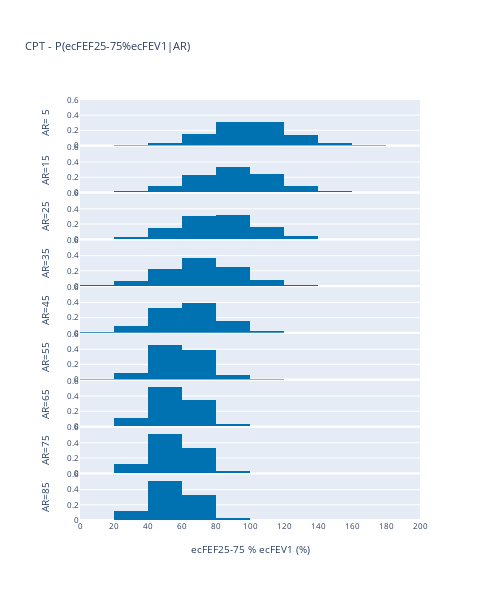

Notebook source saved alongside this figure:
### Code cell
fig.show()

### Figure 1 — Plotly figure (JSON) as saved in the notebook; plotly's stock layout.template omitted (floating-point values rounded to 4 significant figures)
{"data": [{"histfunc": "sum", "marker": {"color": "#0072b2"}, "type": "histogram", "x": [0, 20, 40, 60, 80, 100, 120, 140, 160, 180], "xaxis": "x", "xbins": {"end": 200, "size": 20, "start": 0}, "y": [0.0003001, 0.00483, 0.03896, 0.1569, 0.3126, 0.3052, 0.1445, 0.03295, 0.003606, 0.0001897], "yaxis": "y"}, {"histfunc": "sum", "marker": {"color": "#0072b2"}, "type": "histogram", "x": [0, 20, 40, 60, 80, 100, 120, 140, 160, 180], "xaxis": "x2", "xbins": {"end": 200, "size": 20, "start": 0}, "y": [0.001114, 0.01355, 0.08036, 0.2337, 0.3351, 0.2374, 0.08312, 0.01436, 0.001221, 5.087e-05], "yaxis": "y2"}, {"histfunc": "sum", "marker": {"color": "#0072b2"}, "type": "histogram", "x": [0, 20, 40, 60, 80, 100, 120, 140, 160, 180], "xaxis": "x3", "xbins": {"end": 200, "size": 20, "start": 0}, "y": [0.003262, 0.03175, 0.1444, 0.3099, 0.3161, 0.1542, 0.03607, 0.004055, 0.000219, 5.672e-06], "yaxis": "y3"}, {"histfunc": "sum", "marker": {"color": "#0072b2"}, "type": "histogram", "x": [0, 20, 40, 60, 80, 100, 120, 140, 160, 180], "xaxis": "x4", "xbins": {"end": 200, "size": 20, "start": 0}, "y": [0.007007, 0.06172, 0.2296, 0.3647, 0.2507, 0.07553, 0.01009, 0.0006047, 1.634e-05, 1.99e-07], "yaxis": "y4"}, {"histfunc": "sum", "marker": {"color": "#0072b2"}, "type": "histogram", "x": [0, 20, 40, 60, 80, 100, 120, 140, 160, 180], "xaxis": "x5", "xbins": {"end": 200, "size": 20, "start": 0}, "y": [0.007272, 0.08598, 0.3281, 0.3969, 0.158, 0.0224, 0.001221, 2.631e-05, 2.206e-07, 7.018e-10], "yaxis": "y5"}, {"histfunc": "sum", "marker": {"color": "#0072b2"}, "type": "histogram", "x": [0, 20, 40, 60, 80, 100, 120, 140, 160, 180], "xaxis": "x6", "xbins": {"end": 200, "size": 20, "start": 0}, "y": [0.002886, 0.09042, 0.4556, 0.3902, 0.05924, 0.001681, 9.724e-06, 1.137e-08, 2.482e-12, 9.613e-17], "yaxis": "y6"}, {"histfunc": "sum", "marker": {"color": "#0072b2"}, "type": "histogram", "x": [0, 20, 40, 60, 80, 100, 120, 140, 160, 180], "xaxis": "x7", "xbins": {"end": 200, "size": 20, "start": 0}, "y": [0.002494, 0.104, 0.5198, 0.3443, 0.0291, 0.0002758, 2.743e-07, 2.935e-11, 3.623e-16, 5.313e-22], "yaxis": "y7"}, {"histfunc": "sum", "marker": {"color": "#0072b2"}, "type": "histogram", "x": [0, 20, 40, 60, 80, 100, 120, 140, 160, 180], "xaxis": "x8", "xbins": {"end": 200, "size": 20, "start": 0}, "y": [0.003582, 0.1164, 0.5122, 0.3357, 0.03175, 0.0003849, 5.418e-07, 8.375e-11, 1.381e-15, 2.39e-21], "yaxis": "y8"}, {"histfunc": "sum", "marker": {"color": "#0072b2"}, "type": "histogram", "x": [0, 20, 40, 60, 80, 100, 120, 140, 160, 180], "xaxis": "x9", "xbins": {"end": 200, "size": 20, "start": 0}, "y": [0.003582, 0.1164, 0.5122, 0.3357, 0.03175, 0.0003849, 5.418e-07, 8.375e-11, 1.381e-15, 2.39e-21], "yaxis": "y9"}], "layout": {"font": {"size": 8}, "height": 600, "showlegend": false, "title": {"text": "CPT - P(ecFEF25-75%ecFEV1|AR)"}, "width": 500, "xaxis": {"anchor": "y", "domain": [0, 1], "matches": "x9", "nticks": 20, "range": [0, 200], "showticklabels": false, "title": {}}, "xaxis2": {"anchor": "y2", "domain": [0, 1], "matches": "x9", "nticks": 20, "range": [0, 200], "showticklabels": false, "title": {}}, "xaxis3": {"anchor": "y3", "domain": [0, 1], "matches": "x9", "nticks": 20, "range": [0, 200], "showticklabels": false, "title": {}}, "xaxis4": {"anchor": "y4", "domain": [0, 1], "matches": "x9", "nticks": 20, "range": [0, 200], "showticklabels": false, "title": {}}, "xaxis5": {"anchor": "y5", "domain": [0, 1], "matches": "x9", "nticks": 20, "range": [0, 200], "showticklabels": false, "title": {}}, "xaxis6": {"anchor": "y6", "domain": [0, 1], "matches": "x9", "nticks": 20, "range": [0, 200], "showticklabels": false, "title": {}}, "xaxis7": {"anchor": "y7", "domain": [0, 1], "matches": "x9", "nticks": 20, "range": [0, 200], "showticklabels": false, "title": {}}, "xaxis8": {"anchor": "y8", "domain": [0, 1], "matches": "x9", "nticks": 20, "range": [0, 200], "showticklabels": false, "title": {}}, "xaxis9": {"anchor": "y9", "domain": [0, 1], "nticks": 20, "range": [0, 200], "title": {"text": "ecFEF25-75 % ecFEV1 (%)"}}, "yaxis": {"anchor": "x", "domain": [0.8916, 1], "range": [0, 0.6], "title": {"text": "AR= 5"}}, "yaxis2": {"anchor": "x2", "domain": [0.7801, 0.8886], "range": [0, 0.6], "title": {"text": "AR=15"}}, "yaxis3": {"anchor": "x3", "domain": [0.6687, 0.7771], "range": [0, 0.6], "title": {"text": "AR=25"}}, "yaxis4": {"anchor": "x4", "domain": [0.5572, 0.6657], "range": [0, 0.6], "title": {"text": "AR=35"}}, "yaxis5": {"anchor": "x5", "domain": [0.4458, 0.5542], "range": [0, 0.6], "title": {"text": "AR=45"}}, "yaxis6": {"anchor": "x6", "domain": [0.3343, 0.4428], "range": [0, 0.6], "title": {"text": "AR=55"}}, "yaxis7": {"anchor": "x7", "domain": [0.2229, 0.3313], "range": [0, 0.6], "title": {"text": "AR=65"}}, "yaxis8": {"anchor": "x8", "domain": [0.1114, 0.2199], "range": [0, 0.6], "title": {"text": "AR=75"}}, "yaxis9": {"anchor": "x9", "domain": [0, 0.1084], "range": [0, 0.6], "title": {"text": "AR=85"}}}}
